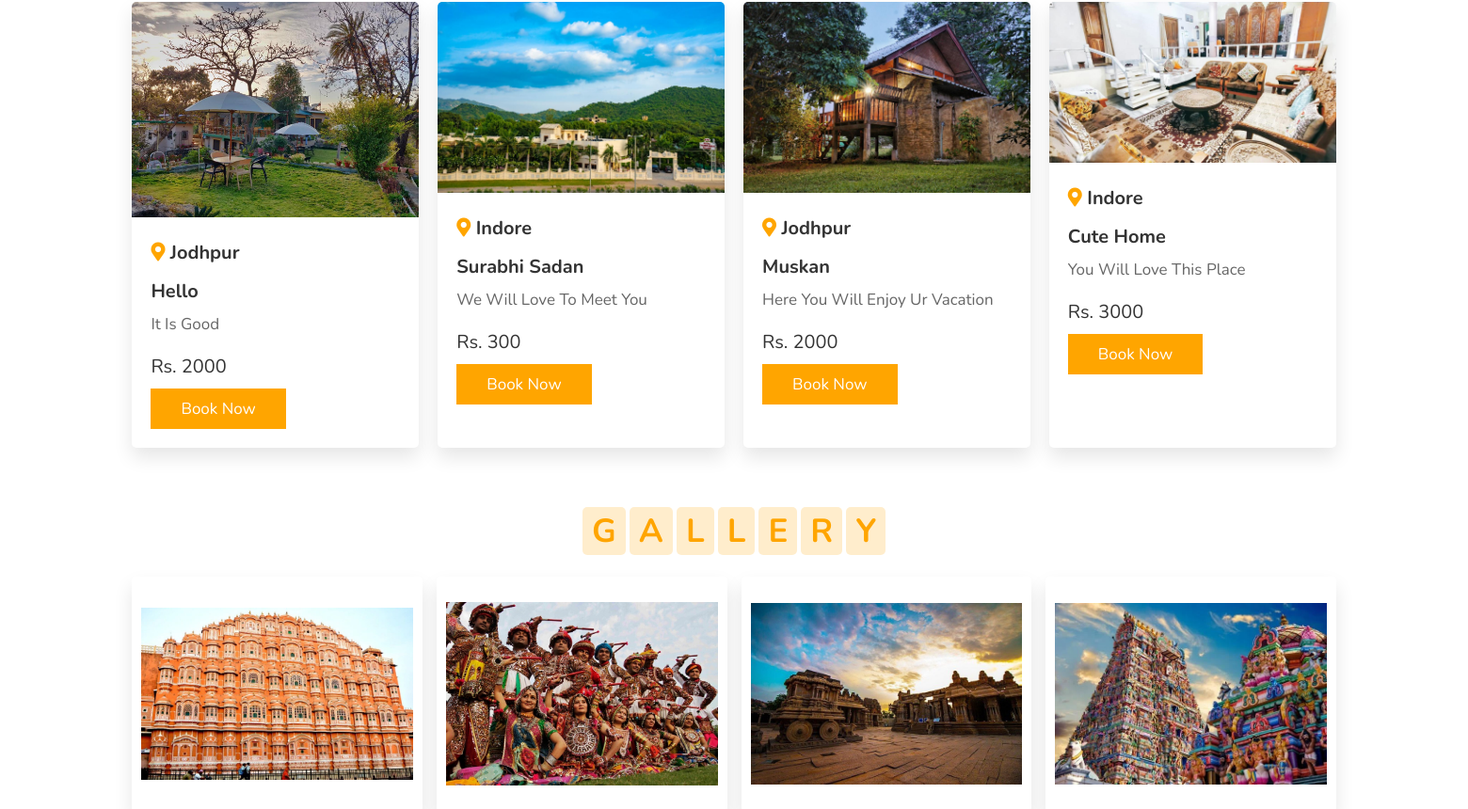
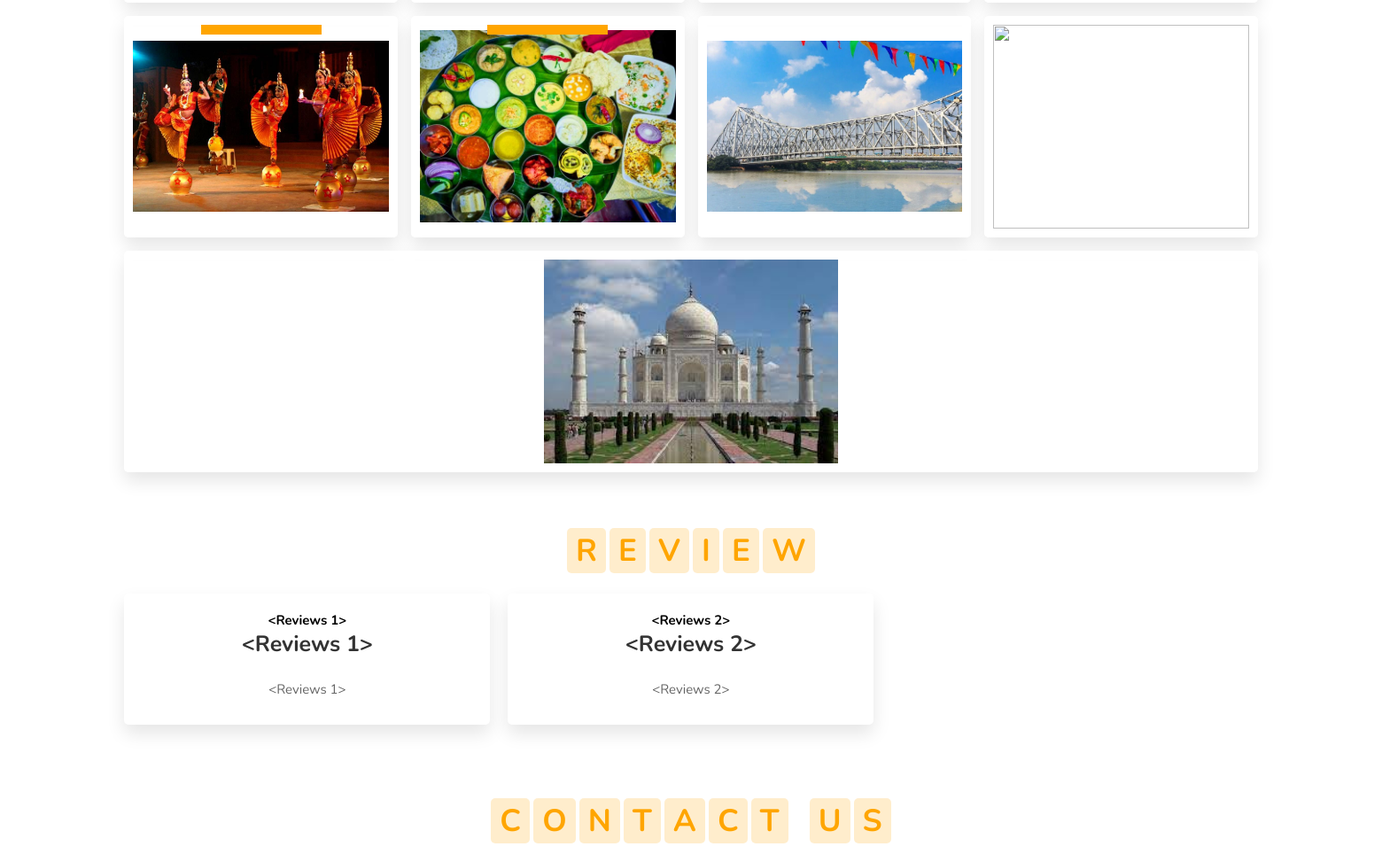
/Running_Hot_water (middle part), run on an earlier commit of the app's database (2 pictures, top to bottom).
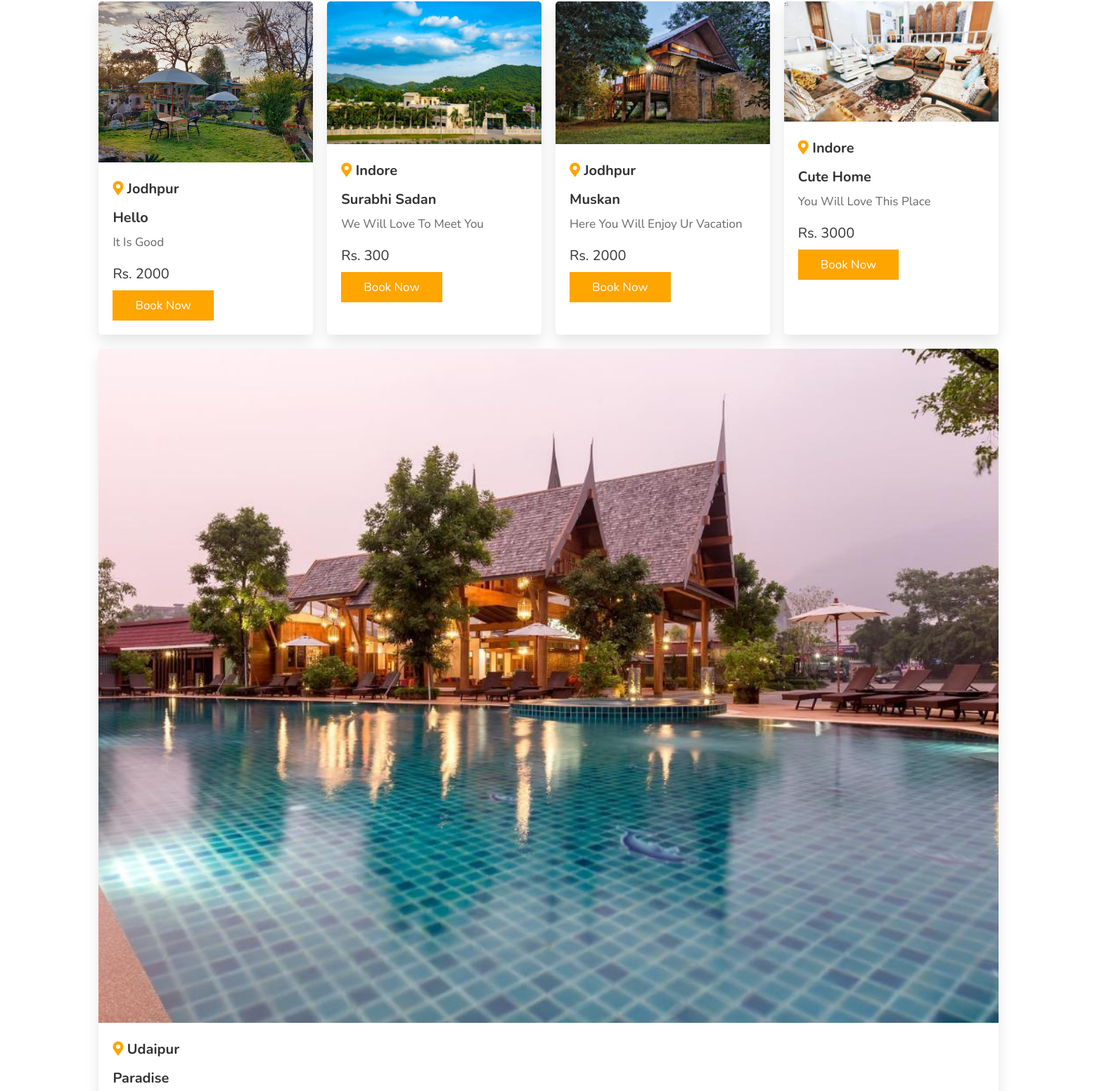
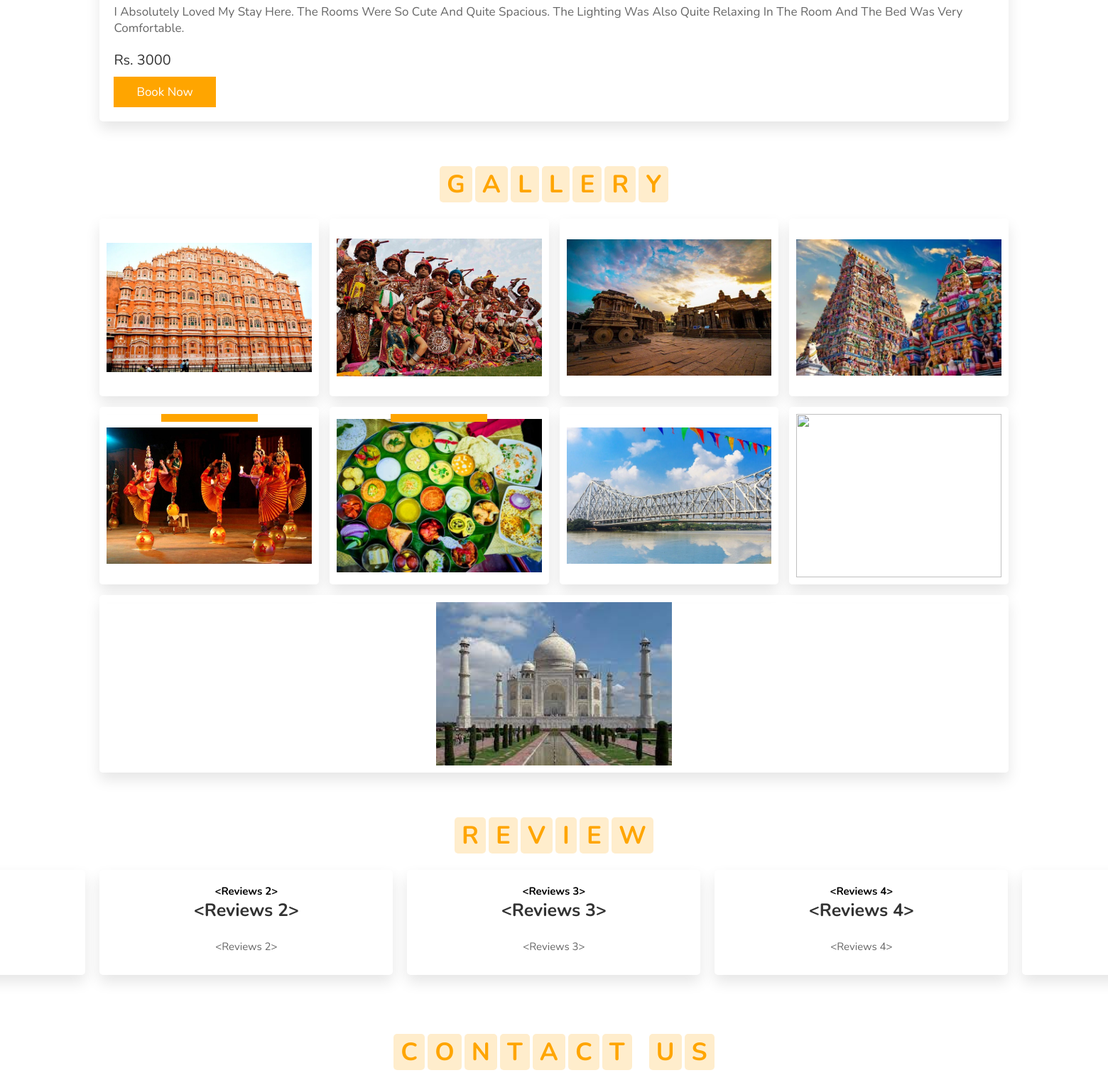
And on a later commit of the database (2 pictures, top to bottom).
### models.py (models this page shows)
class Listroom(db.Model):
    id = db.Column(db.Integer, primary_key=True)
    email = db.Column(db.String(150))
    phone_no= db.Column(db.Integer)
    city = db.Column(db.String(150))
    host_name = db.Column(db.String(150))
    homestay_name = db.Column(db.String(150))
    address = db.Column(db.String(150))
    description= db.Column(db.String(150))
    no_of_room = db.Column(db.Integer)
    Parking = db.Column(db.Boolean)
    Internet = db.Column(db.Boolean)
    Running_Hot_water = db.Column(db.Boolean)
    Open_Seating_areas = db.Column(db.Boolean)
    Air_Condition = db.Column(db.Boolean)
    Pet_Friendly = db.Column(db.Boolean)
    Toiletries = db.Column(db.Boolean)
    Smoking_Allowed = db.Column(db.Boolean)
    Library = db.Column(db.Boolean)
    Bonfire = db.Column(db.Boolean)
    Barbecue = db.Column(db.Boolean)
    Pick_and_dropService = db.Column(db.Boolean)
    rent=db.Column(db.Integer)
    pic=db.Column(db.String(500))
    uid = db.Column("uid", db.Integer, db.ForeignKey('user.id'))
    review = db.relationship('Reviews', backref='room')
    booking = db.relationship('Booking', backref='room')

class Reviews(db.Model):
    id = db.Column(db.Integer, primary_key=True)
    review=db.Column(db.String(5000))
    room_id = db.Column(db.Integer, db.ForeignKey('listroom.id'))
    user_id = db.Column(db.Integer, db.ForeignKey('user.id'))

### main.py (the view)
@app.route('/Running_Hot_water')
def Running_Hot_water():
    fac=Listroom.query.filter_by(Running_Hot_water=True).all()
    rev=Reviews.query.all()
    return render_template('face.html',post=fac,login=0,ra=rev,user=current_user)

### templates/face.html (shortened to what this page needs)
<!DOCTYPE html>
<html lang="en">
{% include('header.html')%}
<body>
    <section class="destination" id="destination">
        <div class="box-container">
            {% for i in post %}
            <div class="box">
                <img src="{{i.pic}}" alt="">
                <div class="content">
                    <h3> <i class="fas fa-map-marker-alt"></i> {{i.city}} </h3> <br>
                    <h3>{{i.homestay_name}}</h3>
                    <p>
                        {{i.description}}
                    </p>
                    <div class="price"> Rs. {{i.rent}} </div>
                    <a href="{{i.id}}/profile" class="btn">book now</a>
                </div>
            </div>
            {% endfor %}
        </div>
    </section>
    <section class="gallery" id="gallery">
        <h1 class="heading">
            <span>g</span>
            <span>a</span>
            <span>l</span>
            <span>l</span>
            <span>e</span>
            <span>r</span>
            <span>y</span>
        </h1>
        <div class="box-container">
            <div class="box">
                <img src="/static/images/gg1.webp" alt="">
                <div class="content">
                </div>
            </div>
            <div class="box">
                <img src="/static/images/gg2.jpg" alt="">
                <div class="content">
                </div>
            </div>
            <div class="box">
                <img src="/static/images/gg3.jpg" alt="">
                <div class="content">
                </div>
            </div>
            <div class="box">
                <img src="/static/images/gg4.webp" alt="">
                <div class="content">
                </div>
            </div>
            <div class="box">
                <img src="/static/images/gg5.jpg" alt="">
                <div class="content">
                    <a href="/madhya_pradesh" class="btn">see more</a>
                </div>
            </div>
            <div class="box">
                <img src="/static/images/gg6.jpg" alt="">
                <div class="content">
                    <a href="/andhra_pradesh" class="btn">see more</a>
                </div>
            </div>
            <div class="box">
                <img src="/static/images/gg7.webp" alt="">
                <div class="content">
                </div>
            </div>
            <div class="box">
                <img src="/static/images/gg8.png" alt="">
                <div class="content">
                </div>
            </div>
            <div class="box">
                <img src="/static/images/gg9.jpg" alt="">
                <div class="content">
                </div>
            </div>
        </div>
    </section>
    <section class="review" id="review">
        <h1 class="heading">
            <span>r</span>
            <span>e</span>
            <span>v</span>
            <span>i</span>
            <span>e</span>
            <span>w</span>
        </h1>
        <div class="swiper-container review-slider">
            <div class="swiper-wrapper">
                {% for i in ra %}
                <div class="swiper-slide">
                    <div class="box">
                        <h1>{{i}}</h1>
                        <h3>{{i}}</h3>
                       <br>
                           <p>{{i}}</p>
                    </div>
                </div>
                {% endfor %}
        </div>
    </section>
    <section class="contact" id="contact">
        <h1 class="heading">
            <span>c</span>
            <span>o</span>
            <span>n</span>
            <span>t</span>
            <span>a</span>
            <span>c</span>
            <span>t</span>
            <span class="space"></span>
            <span>u</span>
            <span>s</span>
        </h1>
    </section>
</body>
</html>

What changed in the data, as far as the page shows it:
no longer on this page (row unchanged): Reviews: i "<Reviews 1>"
added Listroom: pic (picture), city "Udaipur", homestay_name "Paradise", description "I Absolutely Loved My Stay Here. The Rooms Were So Cute And Quite Spacious. The Lighting Was Also Quite Relaxing In The Room And The Bed Was Very Comfortable.", rent "3000"
added Reviews: i "<Reviews 3>"
added Reviews: i "<Reviews 4>"
